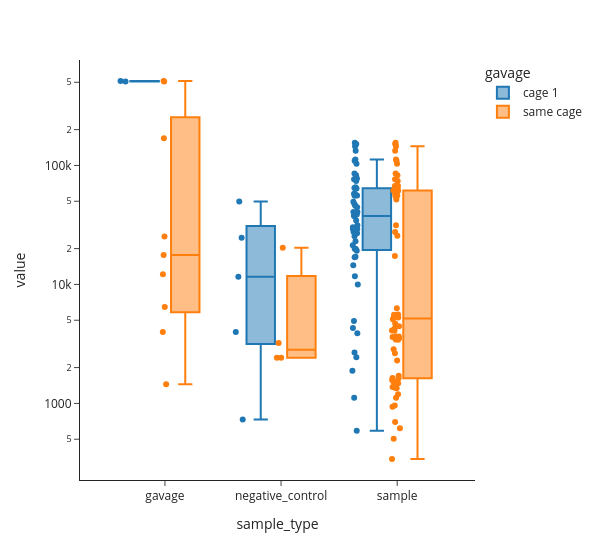

Notebook code cell kept with this figure:
### Code cell
fig = px.box(df_merge,
             x = 'sample_type',
             y = 'value',
             color = 'gavage',
             hover_data = ['sample'],
             template = 'simple_white',
             points = 'all',
             log_y = True,
             width = 600
             )
fig.show()
fig.write_image('P4C1T8-compare_gavages.png', scale = 1)

### Figure 1 — Plotly figure (JSON) as saved in the notebook; plotly's stock layout.template omitted (floating-point values rounded to 4 significant figures)
{"data": [{"alignmentgroup": "True", "boxpoints": "all", "customdata": [["s1_gavage-DNA"], ["s2_gavage-DNA"], ["NTC_H3_NTC"], ["WATER_B3_WATER"], ["WATER_C6_WATER"], ["WATER_D2_WATER"], ["WATER_F9_WATER"], ["s100_SI-DNA"], ["s101_SI-DNA"], ["s102_SI-DNA"], ["s103_SI-DNA"], ["s104_SI-DNA"], ["s105_SI-DNA"], ["s106_SI-DNA"], ["s109_Cecum-DNA"], ["s110_Cecum-DNA"], ["s111_Cecum-DNA"], ["s112_Cecum-DNA"], ["s113_Cecum-DNA"], ["s114_Cecum-DNA"], ["s115_Cecum-DNA"], ["s116_Cecum-DNA"], ["s119_Pr.-Colon-DNA"], ["s120_Pr.-Colon-DNA"], ["s121_Pr.-Colon-DNA"], ["s122_Pr.-Colon-DNA"], ["s123_Pr.-Colon-DNA"], ["s124_Pr.-Colon-DNA"], ["s125_Pr.-Colon-DNA"], ["s126_Pr.-Colon-DNA"], ["s19_stool-DNA"], ["s20_stool-DNA"], ["s21_stool-DNA"], ["s22_stool-DNA"], ["s23_stool-DNA"], ["s24_stool-DNA"], ["s25_stool-DNA"], ["s26_stool-DNA"], ["s29_stool-DNA"], ["s30_stool-DNA"], ["s31_stool-DNA"], ["s32_stool-DNA"], ["s33_stool-DNA"], ["s34_stool-DNA"], ["s35_stool-DNA"], ["s36_stool-DNA"], ["s39_stool-DNA"], ["s40_stool-DNA"], ["s41_stool-DNA"], ["s42_stool-DNA"], ["s43_stool-DNA"], ["s44_stool-DNA"], ["s45_stool-DNA"], ["s46_stool-DNA"], ["s49_stool-DNA"], ["s50_stool-DNA"], ["s51_stool-DNA"], ["s52_stool-DNA"], ["s53_stool-DNA"], ["s54_stool-DNA"], ["s55_stool-DNA"], ["s56_stool-DNA"], ["s99_SI-DNA"]], "hovertemplate": "gavage=cage 1<br>sample_type=%{x}<br>value=%{y}<br>sample=%{customdata[0]}<extra></extra>", "legendgroup": "cage 1", "marker": {"color": "#1F77B4"}, "name": "cage 1", "notched": false, "offsetgroup": "cage 1", "orientation": "v", "showlegend": true, "type": "box", "x": ["gavage", "gavage", "negative_control", "negative_control", "negative_control", "negative_control", "negative_control", "sample", "sample", "sample", "sample", "sample", "sample", "sample", "sample", "sample", "sample", "sample", "sample", "sample", "sample", "sample", "sample", "sample", "sample", "sample", "sample", "sample", "sample", "sample", "sample", "sample", "sample", "sample", "sample", "sample", "sample", "sample", "sample", "sample", "sample", "sample", "sample", "sample", "sample", "sample", "sample", "sample", "sample", "sample", "sample", "sample", "sample", "sample", "sample", "sample", "sample", "sample", "sample", "sample", "sample", "sample", "sample"], "x0": " ", "xaxis": "x", "y": [512500.0, 507300.0, 11610.0, 3975.0, 24680.0, 49660.0, 731.0, 27530.0, 19180.0, 4918.0, 10010.0, 1882.0, 3896.0, 4300.0, 151500.0, 109300.0, 65560.0, 30280.0, 26920.0, 23010.0, 17080.0, 34450.0, 74000.0, 76590.0, 57750.0, 45880.0, 11730.0, 16940.0, 14500.0, 25370.0, 103100.0, 55510.0, 44550.0, 47300.0, 2673.0, 1114.0, 19820.0, 588.0, 155000.0, 85410.0, 77570.0, 49580.0, 37820.0, 29180.0, 55880.0, 2440.0, 133000.0, 82680.0, 64500.0, 57430.0, 29180.0, 19980.0, 37410.0, 38690.0, 145000.0, 112400.0, 63910.0, 40530.0, 27380.0, 21300.0, 39380.0, 40670.0, 31460.0], "y0": " ", "yaxis": "y"}, {"alignmentgroup": "True", "boxpoints": "all", "customdata": [["s1_gavage-DNA"], ["s2_gavage-DNA"], ["s3_gavage-DNA"], ["s4_gavage-DNA"], ["s5_gavage-DNA"], ["s6_gavage-DNA"], ["s7_gavage-DNA"], ["s8_gavage-DNA"], ["s9_gavage-DNA"], ["NTC_H3_NTC"], ["WATER_B3_WATER"], ["WATER_C6_WATER"], ["WATER_F9_WATER"], ["s100_SI-DNA"], ["s101_SI-DNA"], ["s102_SI-DNA"], ["s103_SI-DNA"], ["s104_SI-DNA"], ["s105_SI-DNA"], ["s106_SI-DNA"], ["s107_SI-DNA"], ["s108_SI-DNA"], ["s109_Cecum-DNA"], ["s110_Cecum-DNA"], ["s111_Cecum-DNA"], ["s112_Cecum-DNA"], ["s113_Cecum-DNA"], ["s114_Cecum-DNA"], ["s115_Cecum-DNA"], ["s116_Cecum-DNA"], ["s117_Cecum-DNA"], ["s118_Cecum-DNA"], ["s119_Pr.-Colon-DNA"], ["s120_Pr.-Colon-DNA"], ["s121_Pr.-Colon-DNA"], ["s122_Pr.-Colon-DNA"], ["s123_Pr.-Colon-DNA"], ["s124_Pr.-Colon-DNA"], ["s125_Pr.-Colon-DNA"], ["s126_Pr.-Colon-DNA"], ["s127_Pr.-Colon-DNA"], ["s128_Pr.-Colon-DNA"], ["s19_stool-DNA"], ["s20_stool-DNA"], ["s21_stool-DNA"], ["s22_stool-DNA"], ["s23_stool-DNA"], ["s24_stool-DNA"], ["s25_stool-DNA"], ["s26_stool-DNA"], ["s27_stool-DNA"], ["s28_stool-DNA"], ["s29_stool-DNA"], ["s30_stool-DNA"], ["s31_stool-DNA"], ["s32_stool-DNA"], ["s33_stool-DNA"], ["s34_stool-DNA"], ["s35_stool-DNA"], ["s36_stool-DNA"], ["s37_stool-DNA"], ["s38_stool-DNA"], ["s39_stool-DNA"], ["s40_stool-DNA"], ["s41_stool-DNA"], ["s42_stool-DNA"], ["s43_stool-DNA"], ["s44_stool-DNA"], ["s45_stool-DNA"], ["s46_stool-DNA"], ["s47_stool-DNA"], ["s48_stool-DNA"], ["s49_stool-DNA"], ["s50_stool-DNA"], ["s51_stool-DNA"], ["s52_stool-DNA"], ["s53_stool-DNA"], ["s54_stool-DNA"], ["s55_stool-DNA"], ["s56_stool-DNA"], ["s57_stool-DNA"], ["s58_stool-DNA"], ["s99_SI-DNA"]], "hovertemplate": "gavage=same cage<br>sample_type=%{x}<br>value=%{y}<br>sample=%{customdata[0]}<extra></extra>", "legendgroup": "same cage", "marker": {"color": "#FF7F0E"}, "name": "same cage", "notched": false, "offsetgroup": "same cage", "orientation": "v", "showlegend": true, "type": "box", "x": ["gavage", "gavage", "gavage", "gavage", "gavage", "gavage", "gavage", "gavage", "gavage", "negative_control", "negative_control", "negative_control", "negative_control", "sample", "sample", "sample", "sample", "sample", "sample", "sample", "sample", "sample", "sample", "sample", "sample", "sample", "sample", "sample", "sample", "sample", "sample", "sample", "sample", "sample", "sample", "sample", "sample", "sample", "sample", "sample", "sample", "sample", "sample", "sample", "sample", "sample", "sample", "sample", "sample", "sample", "sample", "sample", "sample", "sample", "sample", "sample", "sample", "sample", "sample", "sample", "sample", "sample", "sample", "sample", "sample", "sample", "sample", "sample", "sample", "sample", "sample", "sample", "sample", "sample", "sample", "sample", "sample", "sample", "sample", "sample", "sample", "sample", "sample"], "x0": " ", "xaxis": "x", "y": [512500.0, 507300.0, 3991.0, 17680.0, 12190.0, 1446.0, 25270.0, 6464.0, 169600.0, 2420.0, 2423.0, 20340.0, 3223.0, 27530.0, 1628.0, 959.0, 1117.0, 697.0, 1709.0, 1418.0, 51810.0, 55080.0, 151500.0, 109300.0, 3650.0, 2849.0, 1458.0, 1527.0, 3441.0, 5268.0, 61780.0, 57890.0, 74000.0, 76590.0, 3614.0, 3532.0, 936.0, 1193.0, 3657.0, 5093.0, 61540.0, 58920.0, 103100.0, 55510.0, 2298.0, 2639.0, 617.0, 505.0, 3432.0, 341.0, 17360.0, 25650.0, 155000.0, 85410.0, 5309.0, 4453.0, 1634.0, 1372.0, 6319.0, 1478.0, 64310.0, 67220.0, 133000.0, 82680.0, 4076.0, 4104.0, 1502.0, 1356.0, 5513.0, 5549.0, 61320.0, 66920.0, 145000.0, 112400.0, 4698.0, 4249.0, 1575.0, 1338.0, 5456.0, 5595.0, 63480.0, 67240.0, 31460.0], "y0": " ", "yaxis": "y"}], "layout": {"boxmode": "group", "legend": {"title": {"text": "gavage"}, "tracegroupgap": 0}, "margin": {"t": 60}, "width": 600, "xaxis": {"anchor": "y", "domain": [0, 1], "title": {"text": "sample_type"}}, "yaxis": {"anchor": "x", "domain": [0, 1], "title": {"text": "value"}, "type": "log"}}}
